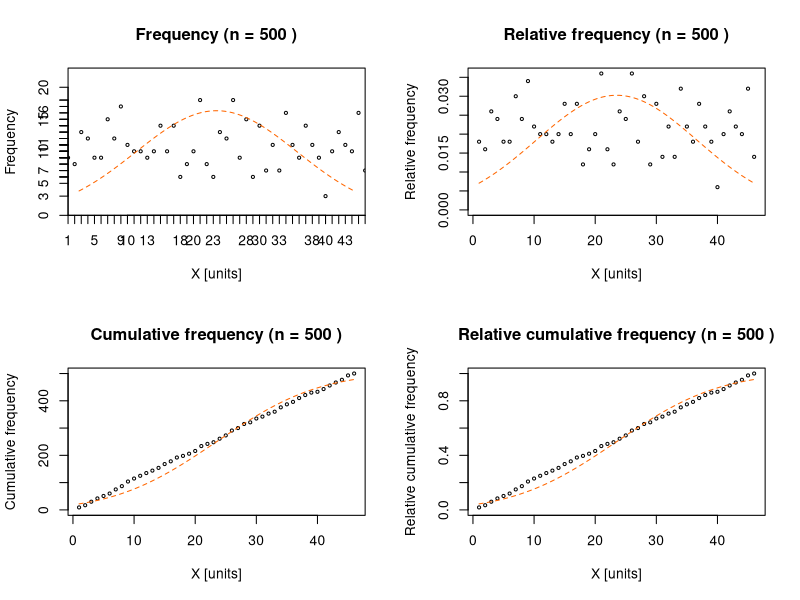

Here is the R script that generated this plot:
# Demonstrate how to compute quantiles

# What are quantiles?
# Quantiles are cut points into the range of the variable of interest
# (say X). They divide the range of a probability distribution into
# continuous intervals with equal probabilities.
#
# The same is valid for the sampling distribution.
# Quantiles are based on the concept of dividing the range of the observed
# data into equally probable intervals.
#
# The best thing is to assign a rank to the data.
# See: https://en.wikipedia.org/wiki/Quantile

# THIS IS THE WRONG APPROACH!
# xs = sort(x)
# x_norm = (xs - min(x)) / (max(x) - min(x))
# probs = seq(0, 1, 0.25)
# indices = sapply(probs, function(p) which.min(abs(x_norm-p)))
# q = xs[indices]
#
# WHY IS THIS WRONG?
# Because the cut points are not equally likely, especially for a set of data
# with repeated samples.
set.seed(123456)

n = 500
true_mu = 42.1
true_sd = 5.67

# Raw data
# x <- rnorm(n=n, mean=true_mu, sd=true_sd)
x <- sample(rnorm(n=1, mean=true_mu, sd=true_sd), size=n, replace=TRUE)

# Sorted
x <- sort(x)

# Unique
xu <- unique(x)

# Frequency of each unique value in 'x'
xf <- sapply(xu, function(vu) sum(x == vu))

# Relative frequency of each unique value in 'x'
xrf <- sapply(xu, function(vu) sum(x == vu)) / n

# Cumulative frequency of each unique value in 'x'
xcf <- cumsum(xf)

# Cumulative relative frequency
xcrf <- cumsum(xf) / n

# cat(sprintf("%s\n", paste('x =', round(xu, 2), 'abs =', xf, 'rel =', xrf, 'cum =', xcf, 'crel =', xcrf, sep='\t')))

opath <- 'plots/combined_x.pdf'
xf_ylim = c(0, round(max(xf)+5))
xrf_ylim = c(0, max(xrf))
xcf_ylim = c(0, round(max(xcf)))
xcrf_ylim = c(0, ceiling(max(xcrf)))

pdf(opath, onefile=TRUE)
par(mfrow=c(2, 2))
# hist(x, col='#00FF66', main=paste('Absolute frequency (n =', n, ')'))
# hist(x, col='#0066FF', main=paste('Relative frequency (n =', n, ')'), freq=FALSE)
plot(xu, xf, cex=0.5, main=paste('Frequency (n =', n, ')'), xlab='X [units]', ylab='Frequency', ylim=xf_ylim, xaxs='i', yaxs='i')
axis(1, at=xu)  # bottom axis
axis(2, at=xf)  # left axis
curve(n*dnorm(x, mean=mean(x), sd=sd(x)), add=TRUE, col='#FF6600', lty=2)

plot(xu, xrf, cex=0.5, main=paste('Relative frequency (n =', n, ')'), xlab='X [units]', ylab='Relative frequency', ylim=xrf_ylim)
curve(dnorm(x, mean=mean(x), sd=sd(x)), add=TRUE, col='#FF6600', lty=2)

plot(xu, xcf, cex=0.5, main=paste('Cumulative frequency (n =', n, ')'), xlab='X [units]', ylab='Cumulative frequency', ylim=xcf_ylim)
curve(n*pnorm(x, mean=mean(x), sd=sd(x)), add=TRUE, col='#FF6600', lty=2)

plot(xu, xcrf, cex=0.5, main=paste('Relative cumulative frequency (n =', n, ')'), xlab='X [units]', ylab='Relative cumulative frequency', ylim=xcrf_ylim)
curve(pnorm(x, mean=mean(x), sd=sd(x)), add=TRUE, col='#FF6600', lty=2)

dev.off()

# Rank of the data
xrk <-rank(x)

# # Using the quantile() function to compute quartiles
# probs = seq(0, 1, 0.25)
# q4 <- quantile(x, probs=probs, na.rm=FALSE)
# # cat(sprintf("quartiles: %s\n", paste(q4, probs)))
#
# # Using the quantile() function to compute deciles
# probs = seq(0, 1, 0.1)
# q10 <- quantile(x, probs=probs, na.rm=FALSE)
# # cat(sprintf("deciles: %s\n", paste(q10, probs)))
